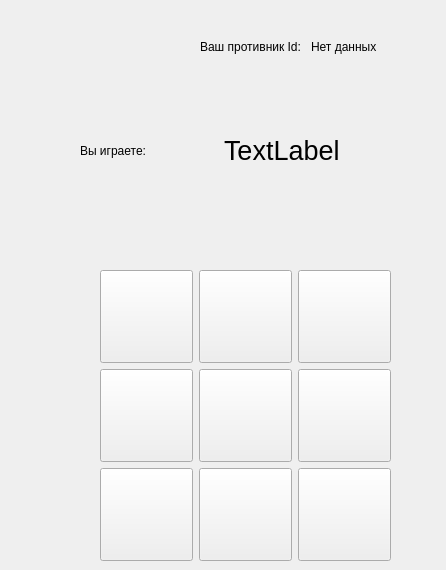
       <widget class="QWidget" name="game_two">
        <attribute name="title">
         <string>Игра крестики нолики</string>
        </attribute>
        <widget class="QWidget" name="gridLayoutWidget_2">
         <property name="geometry">
          <rect>
           <x>100</x>
           <y>270</y>
           <width>291</width>
           <height>291</height>
          </rect>
         </property>
         <layout class="QGridLayout" name="gridLayout_3">
          <item row="1" column="0">
           <widget class="QPushButton" name="pushButton_7">
            <property name="sizePolicy">
             <sizepolicy hsizetype="Minimum" vsizetype="Expanding">
              <horstretch>0</horstretch>
              <verstretch>0</verstretch>
             </sizepolicy>
            </property>
            <property name="text">
             <string/>
            </property>
           </widget>
          </item>
          <item row="0" column="0">
           <widget class="QPushButton" name="pushButton">
            <property name="sizePolicy">
             <sizepolicy hsizetype="Minimum" vsizetype="Expanding">
              <horstretch>0</horstretch>
              <verstretch>0</verstretch>
             </sizepolicy>
            </property>
            <property name="text">
             <string/>
            </property>
           </widget>
          </item>
          <item row="2" column="0">
           <widget class="QPushButton" name="pushButton_6">
            <property name="sizePolicy">
             <sizepolicy hsizetype="Minimum" vsizetype="Expanding">
              <horstretch>0</horstretch>
              <verstretch>0</verstretch>
             </sizepolicy>
            </property>
            <property name="text">
             <string/>
            </property>
           </widget>
          </item>
          <item row="1" column="1">
           <widget class="QPushButton" name="pushButton_8">
            <property name="sizePolicy">
             <sizepolicy hsizetype="Minimum" vsizetype="Expanding">
              <horstretch>0</horstretch>
              <verstretch>0</verstretch>
             </sizepolicy>
            </property>
            <property name="text">
             <string/>
            </property>
           </widget>
          </item>
          <item row="2" column="1">
           <widget class="QPushButton" name="pushButton_9">
            <property name="sizePolicy">
             <sizepolicy hsizetype="Minimum" vsizetype="Expanding">
              <horstretch>0</horstretch>
              <verstretch>0</verstretch>
             </sizepolicy>
            </property>
            <property name="text">
             <string/>
            </property>
           </widget>
          </item>
          <item row="1" column="2">
           <widget class="QPushButton" name="pushButton_10">
            <property name="sizePolicy">
             <sizepolicy hsizetype="Minimum" vsizetype="Expanding">
              <horstretch>0</horstretch>
              <verstretch>0</verstretch>
             </sizepolicy>
            </property>
            <property name="text">
             <string/>
            </property>
           </widget>
          </item>
          <item row="2" column="2">
           <widget class="QPushButton" name="pushButton_11">
            <property name="sizePolicy">
             <sizepolicy hsizetype="Minimum" vsizetype="Expanding">
              <horstretch>0</horstretch>
              <verstretch>0</verstretch>
             </sizepolicy>
            </property>
            <property name="text">
             <string/>
            </property>
           </widget>
          </item>
          <item row="0" column="2">
           <widget class="QPushButton" name="pushButton_5">
            <property name="sizePolicy">
             <sizepolicy hsizetype="Minimum" vsizetype="Expanding">
              <horstretch>0</horstretch>
              <verstretch>0</verstretch>
             </sizepolicy>
            </property>
            <property name="text">
             <string/>
            </property>
           </widget>
          </item>
          <item row="0" column="1">
           <widget class="QPushButton" name="pushButton_4">
            <property name="sizePolicy">
             <sizepolicy hsizetype="Minimum" vsizetype="Expanding">
              <horstretch>0</horstretch>
              <verstretch>0</verstretch>
             </sizepolicy>
            </property>
            <property name="text">
             <string/>
            </property>
           </widget>
          </item>
         </layout>
        </widget>
        <widget class="QWidget" name="horizontalLayoutWidget_3">
         <property name="geometry">
          <rect>
           <x>80</x>
           <y>100</y>
           <width>281</width>
           <height>101</height>
          </rect>
         </property>
         <layout class="QHBoxLayout" name="horizontalLayout_13">
          <item>
           <widget class="QLabel" name="label">
            <property name="text">
             <string>Вы играете:</string>
            </property>
           </widget>
          </item>
          <item>
           <widget class="QLabel" name="label_9">
            <property name="font">
             <font>
              <pointsize>20</pointsize>
             </font>
            </property>
            <property name="text">
             <string>TextLabel</string>
            </property>
           </widget>
          </item>
         </layout>
        </widget>
        <widget class="QWidget" name="formLayoutWidget_2">
         <property name="geometry">
          <rect>
           <x>200</x>
           <y>40</y>
           <width>237</width>
           <height>31</height>
          </rect>
         </property>
         <layout class="QFormLayout" name="formLayout_6">
          <item row="0" column="0">
           <widget class="QLabel" name="label_10">
            <property name="text">
             <string>Ваш противник Id: </string>
            </property>
           </widget>
          </item>
          <item row="0" column="1">
           <widget class="QLabel" name="lb_myOpponent_2">
            <property name="text">
             <string>Нет данных</string>
            </property>
           </widget>
          </item>
         </layout>
        </widget>
       </widget>
